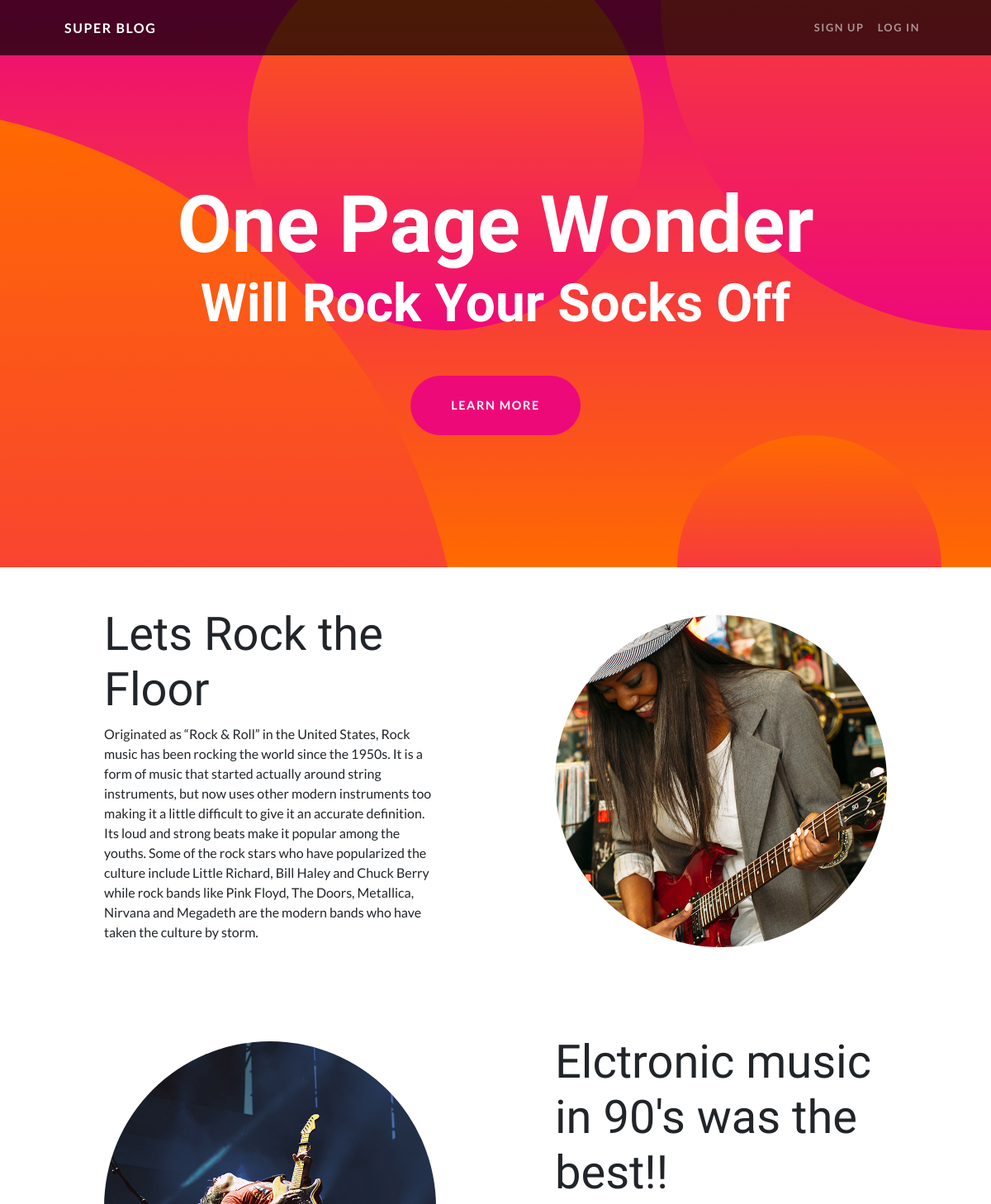
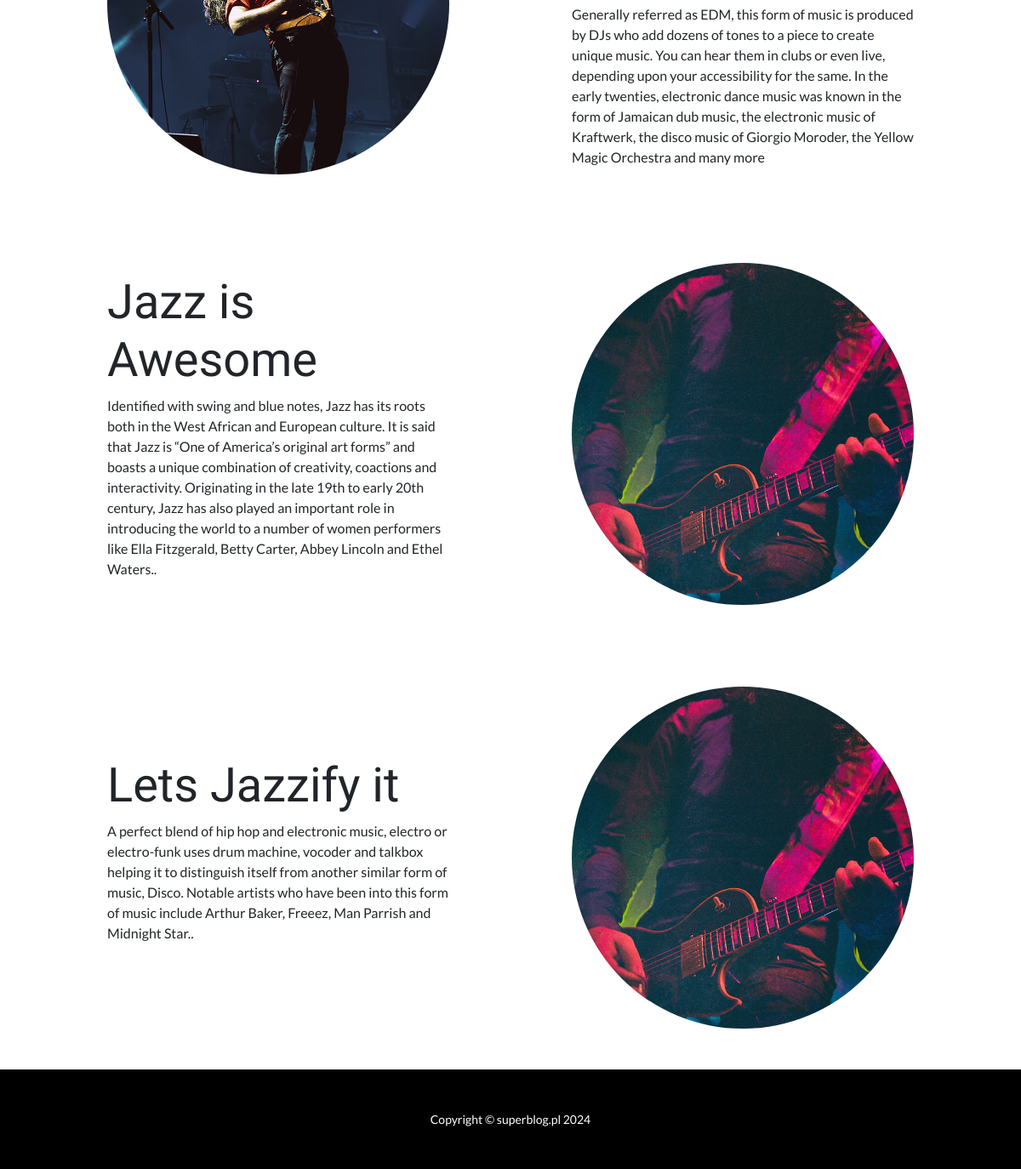
Screenshot of / (signed in) with the database file from the repository (2 pictures, top to bottom).
### mynewblog/models.py (models this page shows)
class Post(models.Model):
    post_title = models.CharField(max_length=250)
    post_description = models.TextField()
    post_catrgory = models.CharField(max_length=20)

### mynewblog/views.py (the view)
# urls.py: path('', landing_page, name='landing_page'),
def landing_page(request):
    rock = Post.objects.filter(post_catrgory="rock")
    jazz = Post.objects.filter(post_catrgory="jazz")
    electronic = Post.objects.filter(post_catrgory="electronic")
    context = {'posts_rock': rock,
               'posts_jazz':jazz,
               'posts_electronic':electronic
               }
    return render(request, 'index.html', context)

### mynewblog/templates/index.html (shortened to what this page needs)
<!DOCTYPE html>
<html lang="en">
    {% load static %}
    <head>
        <link rel="stylesheet"  href="{% static 'mynewblog/css/styles.css' %}" />
    </head>
    <body id="page-top">
        <nav class="navbar navbar-expand-lg navbar-dark navbar-custom fixed-top">
            <div class="container px-5">
                <a class="navbar-brand" href="#page-top">Super Blog</a>
                <div class="collapse navbar-collapse" id="navbarResponsive">
                    <ul class="navbar-nav ms-auto">
                        {% if request.user.is_authenticated %}
                        <li class="nav-item"><a class="nav-link" href="/accounts/register/">Sign Up</a></li>
                        <li class="nav-item"><a class="nav-link" href="/accounts/login/">Log In</a></li>
                        {% else %}
                        <li class="nav-item"><a class="nav-link" href="/accounts/login/">Log Out</a></li>
                        {% endif %}
                    </ul>
                </div>
            </div>
        </nav>
        <header class="masthead text-center text-white">
            <div class="masthead-content">
                <div class="container px-5">
                    <h1 class="masthead-heading mb-0">One Page Wonder</h1>
                    <h2 class="masthead-subheading mb-0">Will Rock Your Socks Off</h2>
                    <a class="btn btn-primary btn-xl rounded-pill mt-5" href="#scroll">Learn More</a>
                </div>
            </div>
            <div class="bg-circle-1 bg-circle"></div>
            <div class="bg-circle-2 bg-circle"></div>
            <div class="bg-circle-3 bg-circle"></div>
            <div class="bg-circle-4 bg-circle"></div>
        </header>
        {% for post in posts_rock %}
        <section id="scroll">
            <div class="container px-5">
                <div class="row gx-5 align-items-center">
                    <div class="col-lg-6 order-lg-2">
                        <div class="p-5"><img class="img-fluid rounded-circle" src="{% static 'mynewblog/assets/img/01.jpg' %}" alt="..." /></div>
                    </div>
                    <div class="col-lg-6 order-lg-1">
                        <div class="p-5">
                            <h2 class="display-4">{{ post.post_title }}</h2>
                            <p>{{ post.post_description }}</p>
                        </div>
                    </div>
                </div>
            </div>
        </section>
        {% endfor %}
        {% for post in posts_electronic %}
        <section>
            <div class="container px-5">
                <div class="row gx-5 align-items-center">
                    <div class="col-lg-6">
                        <div class="p-5"><img class="img-fluid rounded-circle" src="{% static 'mynewblog/assets/img/02.jpg' %}" alt="..." /></div>
                    </div>
                    <div class="col-lg-6">
                        <div class="p-5">
                            <h2 class="display-4">{{ post.post_title }}</h2>
                            <p>{{ post.post_description }}</p>
                        </div>
                    </div>
                </div>
            </div>
        </section>
        {% endfor %}
        {% for post in posts_jazz %}
        <section>
            <div class="container px-5">
                <div class="row gx-5 align-items-center">
                    <div class="col-lg-6 order-lg-2">
                        <div class="p-5"><img class="img-fluid rounded-circle" src="{% static 'mynewblog/assets/img/03.jpg' %}" alt="..." /></div>
                    </div>
                    <div class="col-lg-6 order-lg-1">
                        <div class="p-5">
                            <h2 class="display-4">{{ post.post_title }}</h2>
                            <p>{{ post.post_description }}.</p>
                        </div>
                    </div>
                </div>
            </div>
        </section>
        {% endfor %}
        <footer class="py-5 bg-black">
            <div class="container px-5"><p class="m-0 text-center text-white small">Copyright &copy; superblog.pl 2024</p></div>
        </footer>
    </body>
</html>

### rows the page displays
Post: post_title "Lets Rock the Floor", post_description "Originated as “Rock & Roll” in the United States, Rock music has been rocking the world since the 1950s. It is a form of music that started actually around string instruments, but now uses other modern instruments too making it a little difficult to give it an accurate definition. Its loud and strong beats make it popular among the youths. Some of the rock stars who have popularized the culture include Little Richard, Bill Haley and Chuck Berry while rock bands like Pink Floyd, The Doors, Metallica, Nirvana and Megadeth are the modern bands who have taken the culture by storm."
Post: post_title "Elctronic music in 90's was the best!!", post_description "Generally referred as EDM, this form of music is produced by DJs who add dozens of tones to a piece to create unique music. You can hear them in clubs or even live, depending upon your accessibility for the same. In the early twenties, electronic dance music was known in the form of Jamaican dub music, the electronic music of Kraftwerk, the disco music of Giorgio Moroder, the Yellow Magic Orchestra and many more"
Post: post_title "Jazz is Awesome", post_description "Identified with swing and blue notes, Jazz has its roots both in the West African and European culture. It is said that Jazz is “One of America’s original art forms” and boasts a unique combination of creativity, coactions and interactivity. Originating in the late 19th to early 20th century, Jazz has also played an important role in introducing the world to a number of women performers like Ella Fitzgerald, Betty Carter, Abbey Lincoln and Ethel Waters."
Post: post_title "Lets Jazzify it", post_description "A perfect blend of hip hop and electronic music, electro or electro-funk uses drum machine, vocoder and talkbox helping it to distinguish itself from another similar form of music, Disco. Notable artists who have been into this form of music include Arthur Baker, Freeez, Man Parrish and Midnight Star."
